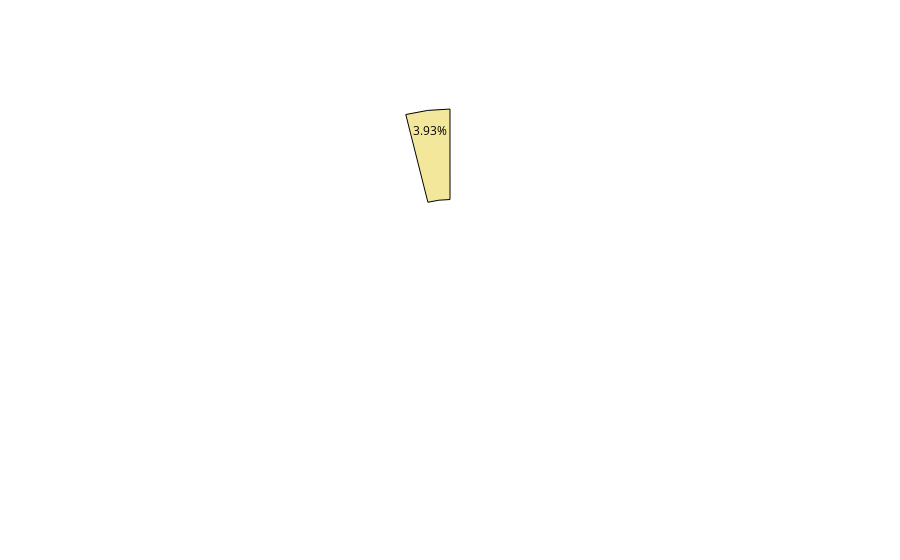

Source (notebook cell):
### Code cell
# Valeurs correspondant au pourcentage total et au complément à 100%
values = [percentage_total, 100-percentage_total]
fig = go.Figure()
fig.add_trace(go.Pie(values=values,
                     hole=0.5,
                     marker=dict(colors=[roi_colors[0], 'rgb(255,255,255)'], 
                     line=dict(color=['black', 'white'], width=[1,0])),
                     showlegend=False,
                     textfont=dict(color=['black', 'white']),
                     textfont_size=12, 
                     pull=[0, 0.05]
                     ))

# Mise en forme du layout
fig.update_layout(showlegend=False, template='simple_white')
fig.show()
# fig.write_image('/home/mchevillard/disks/meso_S/figures/sub-001_contra_iPCS.pdf')

### Figure 1 — Plotly figure (JSON) as saved in the notebook; plotly's stock layout.template omitted (floating-point values rounded to 4 significant figures)
{"data": [{"hole": 0.5, "marker": {"colors": ["rgb(243, 231, 155)", "rgb(255,255,255)"], "line": {"color": ["black", "white"], "width": [1, 0]}}, "pull": [0, 0.05], "showlegend": false, "textfont": {"color": ["black", "white"], "size": 12}, "type": "pie", "values": [3.928, 96.07]}], "layout": {"autosize": true, "showlegend": false}}
